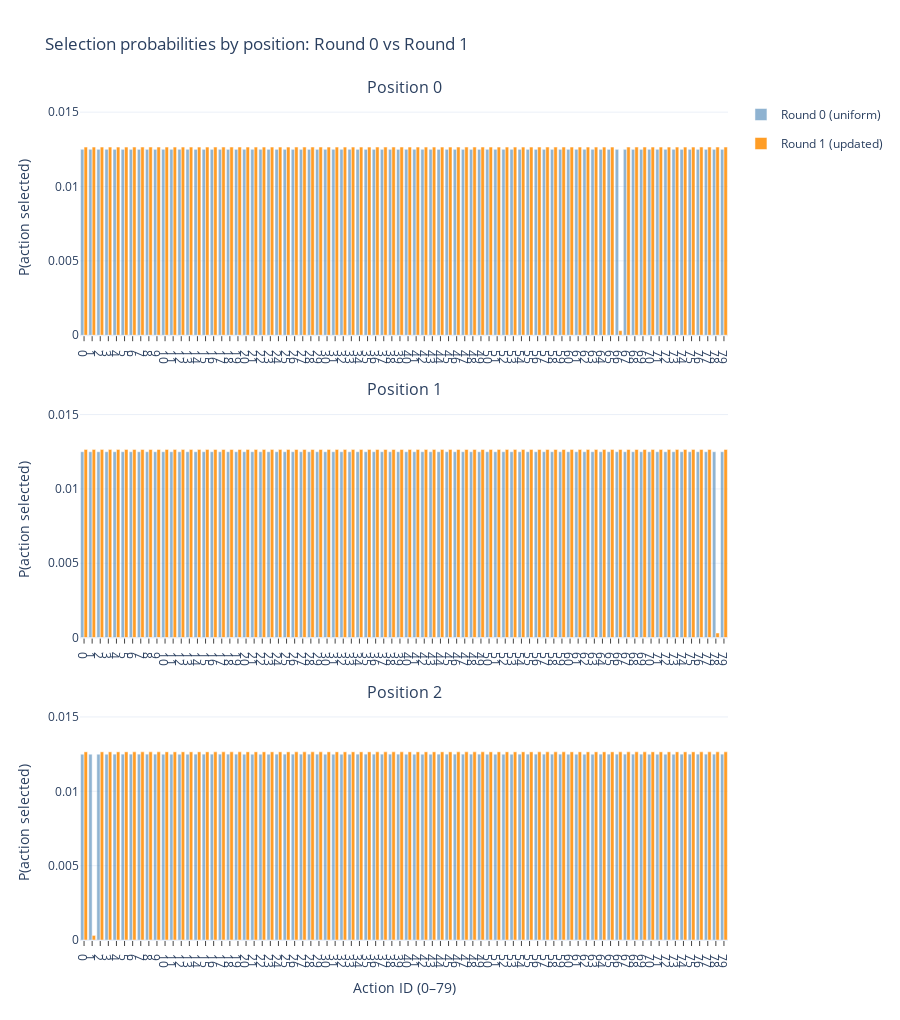

The cell this chart's notebook holds for it:
### Code cell
print("Sampled (one row per position):")
print(sampled[["action","position","reward","pscore"]])

fig = plot_pmf_compare_by_position(
    pmf_round_A=pmf_round0,
    pmf_round_B=pmf_round1,
    positions=positions,
    n_actions=n_actions,
    title="Selection probabilities by position: Round 0 vs Round 1",
    round_labels=("Round 0 (uniform)", "Round 1 (updated)")
)
fig.show()

### Figure 1 — Plotly figure (JSON) as saved in the notebook; plotly's stock layout.template omitted (floating-point values rounded to 4 significant figures)
{"data": [{"customdata": [[0], [0], [0], [0], [0], [0], [0], [0], [0], [0], [0], [0], [0], [0], [0], [0], [0], [0], [0], [0], [0], [0], [0], [0], [0], [0], [0], [0], [0], [0], [0], [0], [0], [0], [0], [0], [0], [0], [0], [0], [0], [0], [0], [0], [0], [0], [0], [0], [0], [0], [0], [0], [0], [0], [0], [0], [0], [0], [0], [0], [0], [0], [0], [0], [0], [0], [0], [0], [0], [0], [0], [0], [0], [0], [0], [0], [0], [0], [0], [0]], "hovertemplate": "Position: %{customdata[0]}<br>Action: %{x}<br>Round 0 (uniform)<br>P: %{y:.6f}<extra></extra>", "legendgroup": "roundA", "marker": {"color": "steelblue"}, "name": "Round 0 (uniform)", "opacity": 0.6, "showlegend": true, "type": "bar", "x": [0, 1, 2, 3, 4, 5, 6, 7, 8, 9, 10, 11, 12, 13, 14, 15, 16, 17, 18, 19, 20, 21, 22, 23, 24, 25, 26, 27, 28, 29, 30, 31, 32, 33, 34, 35, 36, 37, 38, 39, 40, 41, 42, 43, 44, 45, 46, 47, 48, 49, 50, 51, 52, 53, 54, 55, 56, 57, 58, 59, 60, 61, 62, 63, 64, 65, 66, 67, 68, 69, 70, 71, 72, 73, 74, 75, 76, 77, 78, 79], "xaxis": "x", "y": [0.0125, 0.0125, 0.0125, 0.0125, 0.0125, 0.0125, 0.0125, 0.0125, 0.0125, 0.0125, 0.0125, 0.0125, 0.0125, 0.0125, 0.0125, 0.0125, 0.0125, 0.0125, 0.0125, 0.0125, 0.0125, 0.0125, 0.0125, 0.0125, 0.0125, 0.0125, 0.0125, 0.0125, 0.0125, 0.0125, 0.0125, 0.0125, 0.0125, 0.0125, 0.0125, 0.0125, 0.0125, 0.0125, 0.0125, 0.0125, 0.0125, 0.0125, 0.0125, 0.0125, 0.0125, 0.0125, 0.0125, 0.0125, 0.0125, 0.0125, 0.0125, 0.0125, 0.0125, 0.0125, 0.0125, 0.0125, 0.0125, 0.0125, 0.0125, 0.0125, 0.0125, 0.0125, 0.0125, 0.0125, 0.0125, 0.0125, 0.0125, 0.0125, 0.0125, 0.0125, 0.0125, 0.0125, 0.0125, 0.0125, 0.0125, 0.0125, 0.0125, 0.0125, 0.0125, 0.0125], "yaxis": "y"}, {"customdata": [[0], [0], [0], [0], [0], [0], [0], [0], [0], [0], [0], [0], [0], [0], [0], [0], [0], [0], [0], [0], [0], [0], [0], [0], [0], [0], [0], [0], [0], [0], [0], [0], [0], [0], [0], [0], [0], [0], [0], [0], [0], [0], [0], [0], [0], [0], [0], [0], [0], [0], [0], [0], [0], [0], [0], [0], [0], [0], [0], [0], [0], [0], [0], [0], [0], [0], [0], [0], [0], [0], [0], [0], [0], [0], [0], [0], [0], [0], [0], [0]], "hovertemplate": "Position: %{customdata[0]}<br>Action: %{x}<br>Round 1 (updated)<br>P: %{y:.6f}<extra></extra>", "legendgroup": "roundB", "marker": {"color": "darkorange"}, "name": "Round 1 (updated)", "opacity": 0.85, "showlegend": true, "type": "bar", "x": [0, 1, 2, 3, 4, 5, 6, 7, 8, 9, 10, 11, 12, 13, 14, 15, 16, 17, 18, 19, 20, 21, 22, 23, 24, 25, 26, 27, 28, 29, 30, 31, 32, 33, 34, 35, 36, 37, 38, 39, 40, 41, 42, 43, 44, 45, 46, 47, 48, 49, 50, 51, 52, 53, 54, 55, 56, 57, 58, 59, 60, 61, 62, 63, 64, 65, 66, 67, 68, 69, 70, 71, 72, 73, 74, 75, 76, 77, 78, 79], "xaxis": "x", "y": [0.01265, 0.01265, 0.01265, 0.01265, 0.01265, 0.01265, 0.01265, 0.01265, 0.01265, 0.01265, 0.01265, 0.01265, 0.01265, 0.01265, 0.01265, 0.01265, 0.01265, 0.01265, 0.01265, 0.01265, 0.01265, 0.01265, 0.01265, 0.01265, 0.01265, 0.01265, 0.01265, 0.01265, 0.01265, 0.01265, 0.01265, 0.01265, 0.01265, 0.01265, 0.01265, 0.01265, 0.01265, 0.01265, 0.01265, 0.01265, 0.01265, 0.01265, 0.01265, 0.01265, 0.01265, 0.01265, 0.01265, 0.01265, 0.01265, 0.01265, 0.01265, 0.01265, 0.01265, 0.01265, 0.01265, 0.01265, 0.01265, 0.01265, 0.01265, 0.01265, 0.01265, 0.01265, 0.01265, 0.01265, 0.01265, 0.01265, 0.0003086, 0.01265, 0.01265, 0.01265, 0.01265, 0.01265, 0.01265, 0.01265, 0.01265, 0.01265, 0.01265, 0.01265, 0.01265, 0.01265], "yaxis": "y"}, {"customdata": [[1], [1], [1], [1], [1], [1], [1], [1], [1], [1], [1], [1], [1], [1], [1], [1], [1], [1], [1], [1], [1], [1], [1], [1], [1], [1], [1], [1], [1], [1], [1], [1], [1], [1], [1], [1], [1], [1], [1], [1], [1], [1], [1], [1], [1], [1], [1], [1], [1], [1], [1], [1], [1], [1], [1], [1], [1], [1], [1], [1], [1], [1], [1], [1], [1], [1], [1], [1], [1], [1], [1], [1], [1], [1], [1], [1], [1], [1], [1], [1]], "hovertemplate": "Position: %{customdata[0]}<br>Action: %{x}<br>Round 0 (uniform)<br>P: %{y:.6f}<extra></extra>", "legendgroup": "roundA", "marker": {"color": "steelblue"}, "name": "Round 0 (uniform)", "opacity": 0.6, "showlegend": false, "type": "bar", "x": [0, 1, 2, 3, 4, 5, 6, 7, 8, 9, 10, 11, 12, 13, 14, 15, 16, 17, 18, 19, 20, 21, 22, 23, 24, 25, 26, 27, 28, 29, 30, 31, 32, 33, 34, 35, 36, 37, 38, 39, 40, 41, 42, 43, 44, 45, 46, 47, 48, 49, 50, 51, 52, 53, 54, 55, 56, 57, 58, 59, 60, 61, 62, 63, 64, 65, 66, 67, 68, 69, 70, 71, 72, 73, 74, 75, 76, 77, 78, 79], "xaxis": "x2", "y": [0.0125, 0.0125, 0.0125, 0.0125, 0.0125, 0.0125, 0.0125, 0.0125, 0.0125, 0.0125, 0.0125, 0.0125, 0.0125, 0.0125, 0.0125, 0.0125, 0.0125, 0.0125, 0.0125, 0.0125, 0.0125, 0.0125, 0.0125, 0.0125, 0.0125, 0.0125, 0.0125, 0.0125, 0.0125, 0.0125, 0.0125, 0.0125, 0.0125, 0.0125, 0.0125, 0.0125, 0.0125, 0.0125, 0.0125, 0.0125, 0.0125, 0.0125, 0.0125, 0.0125, 0.0125, 0.0125, 0.0125, 0.0125, 0.0125, 0.0125, 0.0125, 0.0125, 0.0125, 0.0125, 0.0125, 0.0125, 0.0125, 0.0125, 0.0125, 0.0125, 0.0125, 0.0125, 0.0125, 0.0125, 0.0125, 0.0125, 0.0125, 0.0125, 0.0125, 0.0125, 0.0125, 0.0125, 0.0125, 0.0125, 0.0125, 0.0125, 0.0125, 0.0125, 0.0125, 0.0125], "yaxis": "y2"}, {"customdata": [[1], [1], [1], [1], [1], [1], [1], [1], [1], [1], [1], [1], [1], [1], [1], [1], [1], [1], [1], [1], [1], [1], [1], [1], [1], [1], [1], [1], [1], [1], [1], [1], [1], [1], [1], [1], [1], [1], [1], [1], [1], [1], [1], [1], [1], [1], [1], [1], [1], [1], [1], [1], [1], [1], [1], [1], [1], [1], [1], [1], [1], [1], [1], [1], [1], [1], [1], [1], [1], [1], [1], [1], [1], [1], [1], [1], [1], [1], [1], [1]], "hovertemplate": "Position: %{customdata[0]}<br>Action: %{x}<br>Round 1 (updated)<br>P: %{y:.6f}<extra></extra>", "legendgroup": "roundB", "marker": {"color": "darkorange"}, "name": "Round 1 (updated)", "opacity": 0.85, "showlegend": false, "type": "bar", "x": [0, 1, 2, 3, 4, 5, 6, 7, 8, 9, 10, 11, 12, 13, 14, 15, 16, 17, 18, 19, 20, 21, 22, 23, 24, 25, 26, 27, 28, 29, 30, 31, 32, 33, 34, 35, 36, 37, 38, 39, 40, 41, 42, 43, 44, 45, 46, 47, 48, 49, 50, 51, 52, 53, 54, 55, 56, 57, 58, 59, 60, 61, 62, 63, 64, 65, 66, 67, 68, 69, 70, 71, 72, 73, 74, 75, 76, 77, 78, 79], "xaxis": "x2", "y": [0.01265, 0.01265, 0.01265, 0.01265, 0.01265, 0.01265, 0.01265, 0.01265, 0.01265, 0.01265, 0.01265, 0.01265, 0.01265, 0.01265, 0.01265, 0.01265, 0.01265, 0.01265, 0.01265, 0.01265, 0.01265, 0.01265, 0.01265, 0.01265, 0.01265, 0.01265, 0.01265, 0.01265, 0.01265, 0.01265, 0.01265, 0.01265, 0.01265, 0.01265, 0.01265, 0.01265, 0.01265, 0.01265, 0.01265, 0.01265, 0.01265, 0.01265, 0.01265, 0.01265, 0.01265, 0.01265, 0.01265, 0.01265, 0.01265, 0.01265, 0.01265, 0.01265, 0.01265, 0.01265, 0.01265, 0.01265, 0.01265, 0.01265, 0.01265, 0.01265, 0.01265, 0.01265, 0.01265, 0.01265, 0.01265, 0.01265, 0.01265, 0.01265, 0.01265, 0.01265, 0.01265, 0.01265, 0.01265, 0.01265, 0.01265, 0.01265, 0.01265, 0.01265, 0.0003086, 0.01265], "yaxis": "y2"}, {"customdata": [[2], [2], [2], [2], [2], [2], [2], [2], [2], [2], [2], [2], [2], [2], [2], [2], [2], [2], [2], [2], [2], [2], [2], [2], [2], [2], [2], [2], [2], [2], [2], [2], [2], [2], [2], [2], [2], [2], [2], [2], [2], [2], [2], [2], [2], [2], [2], [2], [2], [2], [2], [2], [2], [2], [2], [2], [2], [2], [2], [2], [2], [2], [2], [2], [2], [2], [2], [2], [2], [2], [2], [2], [2], [2], [2], [2], [2], [2], [2], [2]], "hovertemplate": "Position: %{customdata[0]}<br>Action: %{x}<br>Round 0 (uniform)<br>P: %{y:.6f}<extra></extra>", "legendgroup": "roundA", "marker": {"color": "steelblue"}, "name": "Round 0 (uniform)", "opacity": 0.6, "showlegend": false, "type": "bar", "x": [0, 1, 2, 3, 4, 5, 6, 7, 8, 9, 10, 11, 12, 13, 14, 15, 16, 17, 18, 19, 20, 21, 22, 23, 24, 25, 26, 27, 28, 29, 30, 31, 32, 33, 34, 35, 36, 37, 38, 39, 40, 41, 42, 43, 44, 45, 46, 47, 48, 49, 50, 51, 52, 53, 54, 55, 56, 57, 58, 59, 60, 61, 62, 63, 64, 65, 66, 67, 68, 69, 70, 71, 72, 73, 74, 75, 76, 77, 78, 79], "xaxis": "x3", "y": [0.0125, 0.0125, 0.0125, 0.0125, 0.0125, 0.0125, 0.0125, 0.0125, 0.0125, 0.0125, 0.0125, 0.0125, 0.0125, 0.0125, 0.0125, 0.0125, 0.0125, 0.0125, 0.0125, 0.0125, 0.0125, 0.0125, 0.0125, 0.0125, 0.0125, 0.0125, 0.0125, 0.0125, 0.0125, 0.0125, 0.0125, 0.0125, 0.0125, 0.0125, 0.0125, 0.0125, 0.0125, 0.0125, 0.0125, 0.0125, 0.0125, 0.0125, 0.0125, 0.0125, 0.0125, 0.0125, 0.0125, 0.0125, 0.0125, 0.0125, 0.0125, 0.0125, 0.0125, 0.0125, 0.0125, 0.0125, 0.0125, 0.0125, 0.0125, 0.0125, 0.0125, 0.0125, 0.0125, 0.0125, 0.0125, 0.0125, 0.0125, 0.0125, 0.0125, 0.0125, 0.0125, 0.0125, 0.0125, 0.0125, 0.0125, 0.0125, 0.0125, 0.0125, 0.0125, 0.0125], "yaxis": "y3"}, {"customdata": [[2], [2], [2], [2], [2], [2], [2], [2], [2], [2], [2], [2], [2], [2], [2], [2], [2], [2], [2], [2], [2], [2], [2], [2], [2], [2], [2], [2], [2], [2], [2], [2], [2], [2], [2], [2], [2], [2], [2], [2], [2], [2], [2], [2], [2], [2], [2], [2], [2], [2], [2], [2], [2], [2], [2], [2], [2], [2], [2], [2], [2], [2], [2], [2], [2], [2], [2], [2], [2], [2], [2], [2], [2], [2], [2], [2], [2], [2], [2], [2]], "hovertemplate": "Position: %{customdata[0]}<br>Action: %{x}<br>Round 1 (updated)<br>P: %{y:.6f}<extra></extra>", "legendgroup": "roundB", "marker": {"color": "darkorange"}, "name": "Round 1 (updated)", "opacity": 0.85, "showlegend": false, "type": "bar", "x": [0, 1, 2, 3, 4, 5, 6, 7, 8, 9, 10, 11, 12, 13, 14, 15, 16, 17, 18, 19, 20, 21, 22, 23, 24, 25, 26, 27, 28, 29, 30, 31, 32, 33, 34, 35, 36, 37, 38, 39, 40, 41, 42, 43, 44, 45, 46, 47, 48, 49, 50, 51, 52, 53, 54, 55, 56, 57, 58, 59, 60, 61, 62, 63, 64, 65, 66, 67, 68, 69, 70, 71, 72, 73, 74, 75, 76, 77, 78, 79], "xaxis": "x3", "y": [0.01265, 0.0003086, 0.01265, 0.01265, 0.01265, 0.01265, 0.01265, 0.01265, 0.01265, 0.01265, 0.01265, 0.01265, 0.01265, 0.01265, 0.01265, 0.01265, 0.01265, 0.01265, 0.01265, 0.01265, 0.01265, 0.01265, 0.01265, 0.01265, 0.01265, 0.01265, 0.01265, 0.01265, 0.01265, 0.01265, 0.01265, 0.01265, 0.01265, 0.01265, 0.01265, 0.01265, 0.01265, 0.01265, 0.01265, 0.01265, 0.01265, 0.01265, 0.01265, 0.01265, 0.01265, 0.01265, 0.01265, 0.01265, 0.01265, 0.01265, 0.01265, 0.01265, 0.01265, 0.01265, 0.01265, 0.01265, 0.01265, 0.01265, 0.01265, 0.01265, 0.01265, 0.01265, 0.01265, 0.01265, 0.01265, 0.01265, 0.01265, 0.01265, 0.01265, 0.01265, 0.01265, 0.01265, 0.01265, 0.01265, 0.01265, 0.01265, 0.01265, 0.01265, 0.01265, 0.01265], "yaxis": "y3"}], "layout": {"annotations": [{"font": {"size": 16}, "showarrow": false, "text": "Position 0", "x": 0.5, "xanchor": "center", "xref": "paper", "y": 1, "yanchor": "bottom", "yref": "paper"}, {"font": {"size": 16}, "showarrow": false, "text": "Position 1", "x": 0.5, "xanchor": "center", "xref": "paper", "y": 0.64, "yanchor": "bottom", "yref": "paper"}, {"font": {"size": 16}, "showarrow": false, "text": "Position 2", "x": 0.5, "xanchor": "center", "xref": "paper", "y": 0.28, "yanchor": "bottom", "yref": "paper"}], "bargap": 0.15, "barmode": "group", "height": 1020, "title": {"text": "Selection probabilities by position: Round 0 vs Round 1"}, "xaxis": {"anchor": "y", "domain": [0, 1], "showticklabels": true, "tickmode": "array", "ticks": "outside", "ticktext": ["0", "1", "2", "3", "4", "5", "6", "7", "8", "9", "10", "11", "12", "13", "14", "15", "16", "17", "18", "19", "20", "21", "22", "23", "24", "25", "26", "27", "28", "29", "30", "31", "32", "33", "34", "35", "36", "37", "38", "39", "40", "41", "42", "43", "44", "45", "46", "47", "48", "49", "50", "51", "52", "53", "54", "55", "56", "57", "58", "59", "60", "61", "62", "63", "64", "65", "66", "67", "68", "69", "70", "71", "72", "73", "74", "75", "76", "77", "78", "79"], "tickvals": [0, 1, 2, 3, 4, 5, 6, 7, 8, 9, 10, 11, 12, 13, 14, 15, 16, 17, 18, 19, 20, 21, 22, 23, 24, 25, 26, 27, 28, 29, 30, 31, 32, 33, 34, 35, 36, 37, 38, 39, 40, 41, 42, 43, 44, 45, 46, 47, 48, 49, 50, 51, 52, 53, 54, 55, 56, 57, 58, 59, 60, 61, 62, 63, 64, 65, 66, 67, 68, 69, 70, 71, 72, 73, 74, 75, 76, 77, 78, 79], "title": {"text": ""}}, "xaxis2": {"anchor": "y2", "domain": [0, 1], "showticklabels": true, "tickmode": "array", "ticks": "outside", "ticktext": ["0", "1", "2", "3", "4", "5", "6", "7", "8", "9", "10", "11", "12", "13", "14", "15", "16", "17", "18", "19", "20", "21", "22", "23", "24", "25", "26", "27", "28", "29", "30", "31", "32", "33", "34", "35", "36", "37", "38", "39", "40", "41", "42", "43", "44", "45", "46", "47", "48", "49", "50", "51", "52", "53", "54", "55", "56", "57", "58", "59", "60", "61", "62", "63", "64", "65", "66", "67", "68", "69", "70", "71", "72", "73", "74", "75", "76", "77", "78", "79"], "tickvals": [0, 1, 2, 3, 4, 5, 6, 7, 8, 9, 10, 11, 12, 13, 14, 15, 16, 17, 18, 19, 20, 21, 22, 23, 24, 25, 26, 27, 28, 29, 30, 31, 32, 33, 34, 35, 36, 37, 38, 39, 40, 41, 42, 43, 44, 45, 46, 47, 48, 49, 50, 51, 52, 53, 54, 55, 56, 57, 58, 59, 60, 61, 62, 63, 64, 65, 66, 67, 68, 69, 70, 71, 72, 73, 74, 75, 76, 77, 78, 79], "title": {"text": ""}}, "xaxis3": {"anchor": "y3", "domain": [0, 1], "showticklabels": true, "tickmode": "array", "ticks": "outside", "ticktext": ["0", "1", "2", "3", "4", "5", "6", "7", "8", "9", "10", "11", "12", "13", "14", "15", "16", "17", "18", "19", "20", "21", "22", "23", "24", "25", "26", "27", "28", "29", "30", "31", "32", "33", "34", "35", "36", "37", "38", "39", "40", "41", "42", "43", "44", "45", "46", "47", "48", "49", "50", "51", "52", "53", "54", "55", "56", "57", "58", "59", "60", "61", "62", "63", "64", "65", "66", "67", "68", "69", "70", "71", "72", "73", "74", "75", "76", "77", "78", "79"], "tickvals": [0, 1, 2, 3, 4, 5, 6, 7, 8, 9, 10, 11, 12, 13, 14, 15, 16, 17, 18, 19, 20, 21, 22, 23, 24, 25, 26, 27, 28, 29, 30, 31, 32, 33, 34, 35, 36, 37, 38, 39, 40, 41, 42, 43, 44, 45, 46, 47, 48, 49, 50, 51, 52, 53, 54, 55, 56, 57, 58, 59, 60, 61, 62, 63, 64, 65, 66, 67, 68, 69, 70, 71, 72, 73, 74, 75, 76, 77, 78, 79], "title": {"text": "Action ID (0–79)"}}, "yaxis": {"anchor": "x", "domain": [0.72, 1], "range": [0, 0.01582], "title": {"text": "P(action selected)"}}, "yaxis2": {"anchor": "x2", "domain": [0.36, 0.64], "range": [0, 0.01582], "title": {"text": "P(action selected)"}}, "yaxis3": {"anchor": "x3", "domain": [0, 0.28], "range": [0, 0.01582], "title": {"text": "P(action selected)"}}}}
